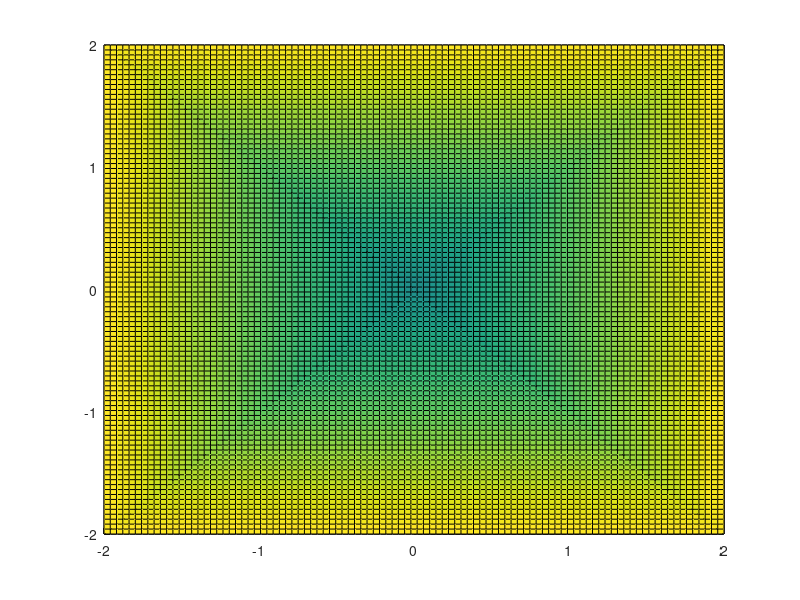
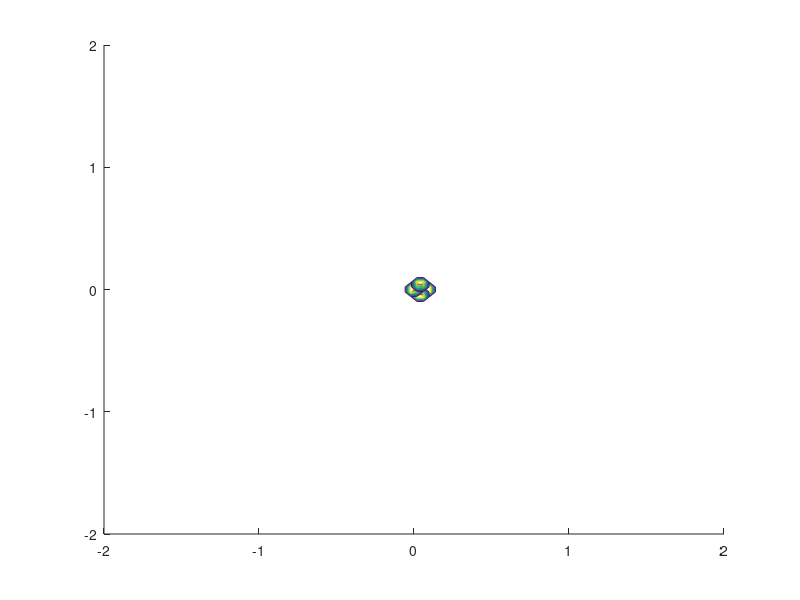
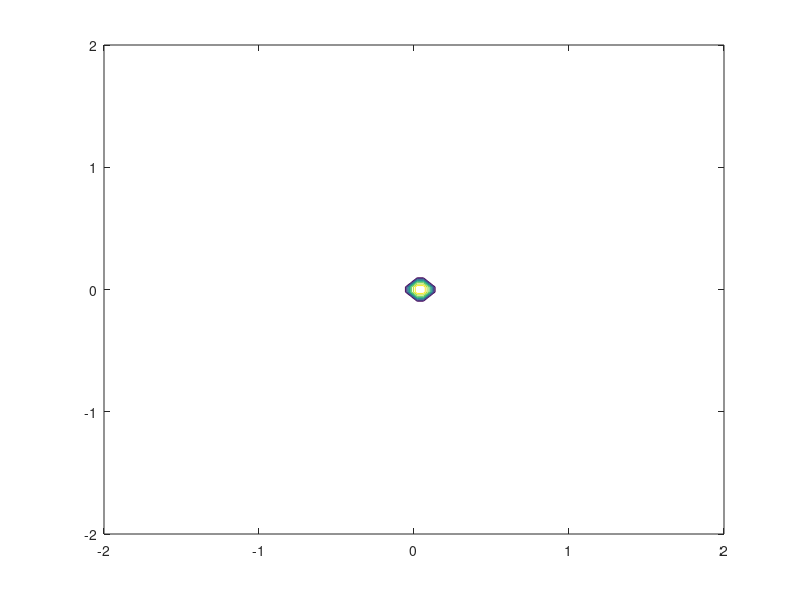
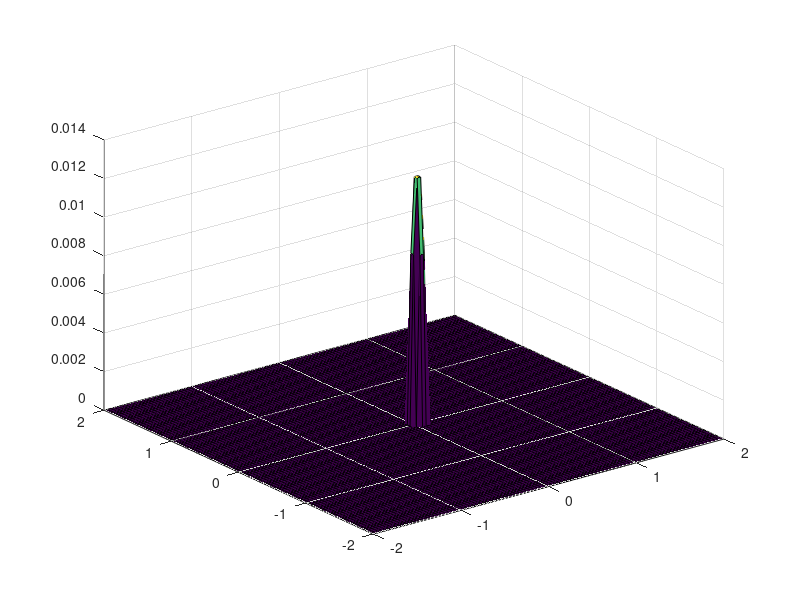

MATLAB code for these plots, in order:
clear all
close all
Alt_Cam = 2.6;
Raio_Ar = 3;
d=sqrt((Alt_Cam^2)+(Raio_Ar ^2));

theta = 30;

m = (-log(2))/log(cos(deg2rad(theta/2)));

N=4;
Dim = 100;

x = linspace(-2,2,Dim);
y = linspace(-2,2,Dim);

plane = zeros(N, Dim, Dim);
pu = sqrt(2/(m+3))*d;

p0=0.03;

beta = atan((pu-p0)/d);


for n=1:N
    theta = 2*pi*n/N;

    z = p0/tan(beta);
    vec = [p0*cos(theta); p0*sin(theta); z];
    point =  [p0*cos(theta); p0*sin(theta); 0];
    
    D = vec(1)*point(1)+vec(2)*point(2)+vec(3)*point(3);
    for i=1:Dim
        for j=1:Dim
            
            
            plane(n,i,j) = (-D -vec(1)*x(i) -vec(2)*y(j))/vec(3);
            
            
        end
    end
    

end

z = zeros(Dim, Dim);

figure(1)
hold on
for n = 1:N
z(:,:)= plane(n,:,:);

surface(x,y,z)
end
hold off


E0 = 1;

Ev = zeros(Dim,Dim);

e =  zeros(Dim,Dim);

for n=1:N
    for i=1:Dim
        for j=1:Dim
            E = (plane(n,i,j)^m)*E0*(((x(i)-p0*cos(2*pi*n/N))^2)+((y(j)-p0*sin(2*pi*n/N))^2)+plane(n,i,j)^2)^(-(m+2)/2);
            Ev(i,j) = E;
            E=0;
        end
    end
    
    e = [e Ev];
end

size(e)

e = real(e(:,Dim:(N+1)*Dim-1));

Ev = zeros(Dim,Dim);
figure(3)
hold on
for n=1:N
    
           
    Ev= Ev  + (e(:,n+(n-1)*(Dim-1):(n+(Dim-1))+(n-1)*(Dim-1)));
    
    contour(x,y,(e(:,n+(n-1)*(Dim-1):(n+(Dim-1))+(n-1)*(Dim-1))))
           
    
end

hold off

figure(4)
contour(x,y,Ev)

figure(5)
surf(x,y,Ev)

figure(6)
plot(y,Ev(Dim/2,:))




